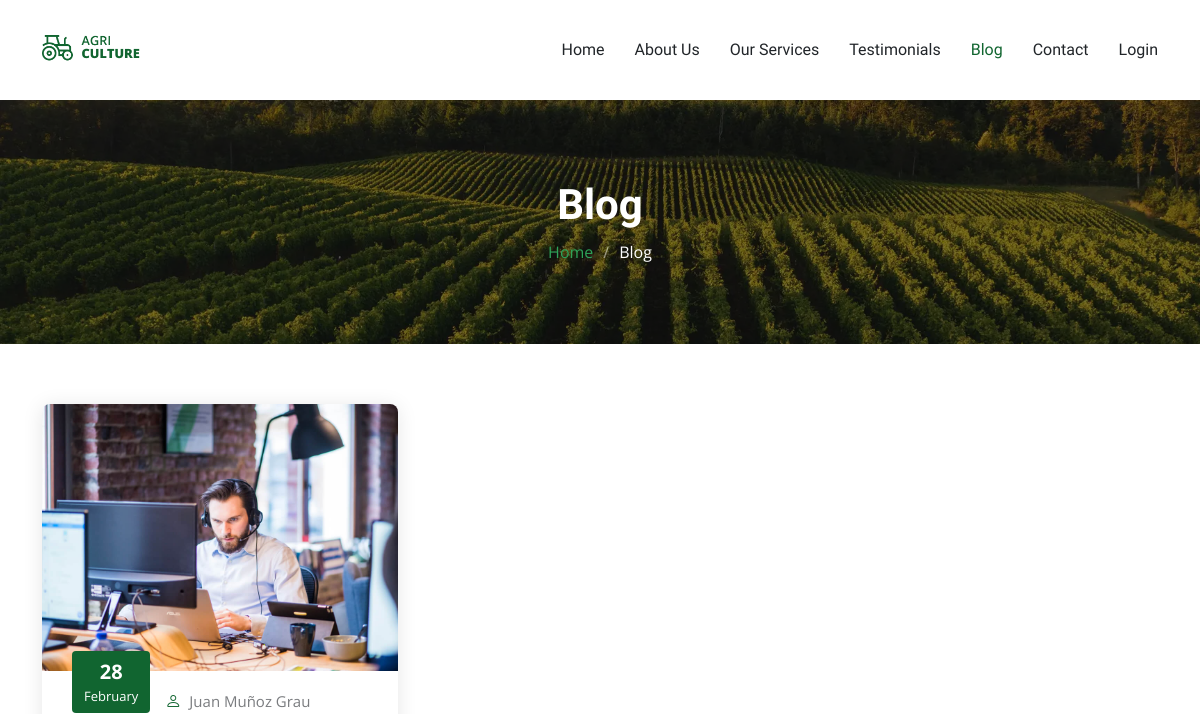
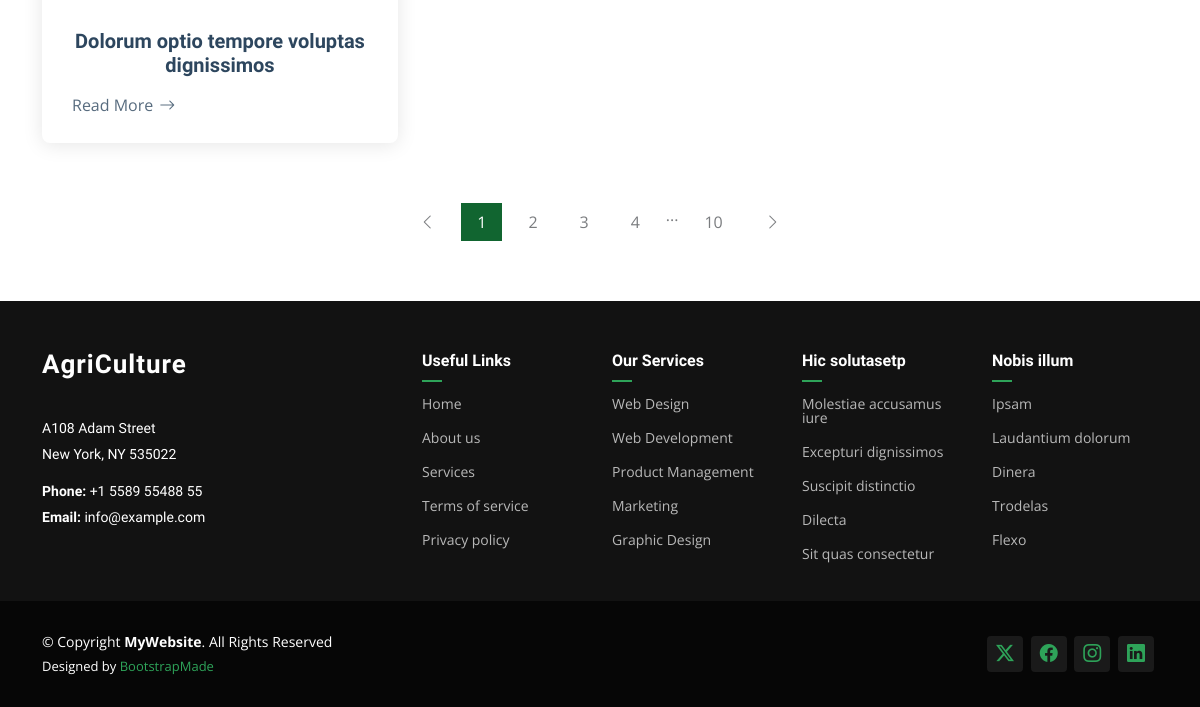
/blog/, run on an earlier commit of the app's database (2 pictures, top to bottom).
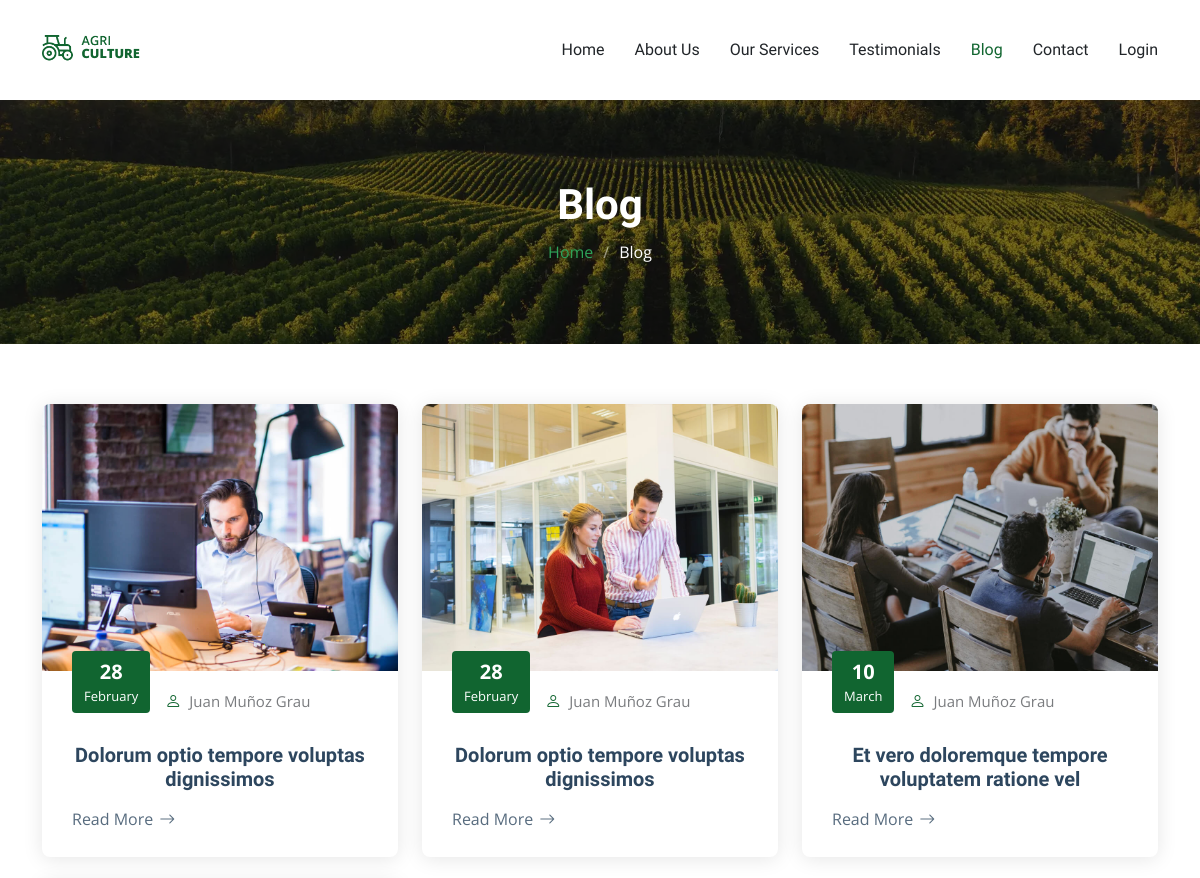
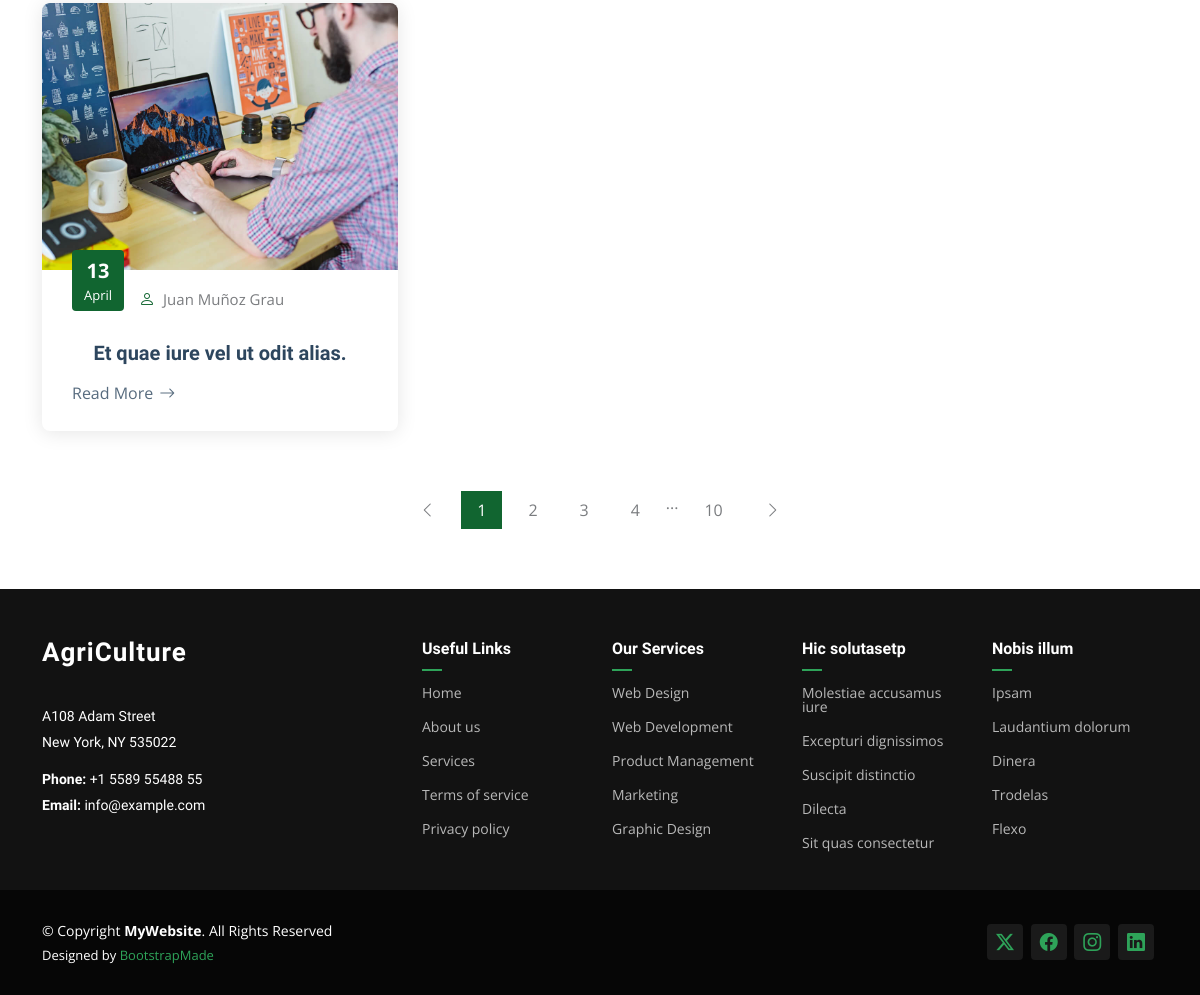
And on a later commit of the database (2 pictures, top to bottom).
### blog/models.py (models this page shows, shortened)
class Post(models.Model):
    title = models.CharField(max_length=200, verbose_name='Title')
    subtitle = models.CharField(max_length=200, verbose_name='Subtitle')
    relevant_text = models.CharField(max_length=50, verbose_name='Relevant Text', null=True, blank=True)
    content = models.TextField(verbose_name='Content')
    image = models.ImageField(verbose_name='Image', upload_to='posts', null=False, blank=False)
    author = models.ForeignKey(User, verbose_name='Author', on_delete=models.CASCADE)
    created_at = models.DateTimeField(auto_now_add=True, verbose_name='Creation Date')
    updated_at = models.DateTimeField(auto_now=True, verbose_name = 'Edition Date')
    published_at =  models.DateTimeField(verbose_name='Published Date', default=now)
    class Meta:
        verbose_name = "Post"
        verbose_name_plural = "Posts"
        ordering = ['-created_at']

### blog/views.py (the view)
# urls.py: path('', PostListView.as_view(), name='post-list'),
class PostListView(ListView):
    model = Post
    template_name = "blog/post_list.html"
    context_object_name = "posts"
    ordering = ["published_at"]
    paginate_by = 6
    def get_queryset(self):
        queryset = super().get_queryset()
        return queryset
    def get_context_data(self, **kwargs):
        context = super().get_context_data(**kwargs)
        return context

### blog/context_processors.py (called while the page is built)
def user_posts(request):
    if request.user.is_authenticated:
        posts = Post.objects.filter(author=request.user).order_by("-created_at", "-id")  # Posts del usuario logueado
    else:
        posts = None  # No hay usuario autenticado
    return {"user_posts": posts}

### core/templates/blog/post_list.html (shortened to what this page needs)
{% extends 'partials/base.html' %}
{% load static %}
{% block content %}
    {% include 'sections/page-title.html' with page_title="Blog" page_subtitle="Blog" %}
    <section id="blog-posts-2" class="blog-posts-2 section">
        <div class="container">
            <div class="row gy-4">
                {% for post in posts %}
                    <div class="col-lg-4">
                        <article class="position-relative h-100">
                            <div class="post-img position-relative overflow-hidden">
                                <img src="{{ post.image.url }}" class="img-fluid" alt="">
                            </div>
                            <div class="meta d-flex align-items-end">
                                <span class="post-date"><span>{{ post.published_at|date:"d" }}</span>{{ post.published_at|date:"F" }}</span>
                                <div class="d-flex align-items-center">
                                    <i class="bi bi-person"></i> <span class="ps-2">{{ post.author.first_name }} {{ post.author.last_name }}</span>
                                </div>
                            </div>
                            <div class="post-content d-flex flex-column">
                                <h3 class="post-title">{{ post.title }}</h3>
                                <a href="{% url 'post-detail' post.id %}" class="readmore stretched-link"><span>Read More</span><i class="bi bi-arrow-right"></i></a>
                            </div>
                        </article>
                    </div>
                {% endfor %}
            </div>
        </div>
    </section>
    <section id="blog-pagination" class="blog-pagination section">
        <div class="container">
            <div class="d-flex justify-content-center">
                <ul>
                    <li><a href="#"><i class="bi bi-chevron-left"></i></a></li>
                    <li><a href="#" class="active">1</a></li>
                    <li><a href="#">2</a></li>
                    <li><a href="#">3</a></li>
                    <li><a href="#">4</a></li>
                    <li>...</li>
                    <li><a href="#">10</a></li>
                    <li><a href="#"><i class="bi bi-chevron-right"></i></a></li>
                </ul>
            </div>
        </div>
    </section>
{% endblock content %}

### core/templates/partials/base.html (shortened to what this page needs)
{% load static %}
<!DOCTYPE html>
<html lang="en">
<head>
  <link href="{% static 'core/vendor/bootstrap/css/bootstrap.min.css' %}" rel="stylesheet">
  <link href="{% static 'core/vendor/bootstrap-icons/bootstrap-icons.css' %}" rel="stylesheet">
  <link href="{% static 'core/vendor/aos/aos.css' %}" rel="stylesheet">
  <link href="{% static 'core/vendor/swiper/swiper-bundle.min.css' %}" rel="stylesheet">
  <link href="{% static 'core/vendor/glightbox/css/glightbox.min.css' %}" rel="stylesheet">
  <link href="{% static 'core/css/main.css' %}" rel="stylesheet">
</head>
<body class="index-page">
  <header id="header" class="header d-flex align-items-center position-relative">
    <div class="container-fluid container-xl position-relative d-flex align-items-center justify-content-between">
        <a href="index.html" class="logo d-flex align-items-center">
            <img src="{% static 'core/img/logo.png' %}" alt="AgriCulture">
        </a>
        <nav id="navmenu" class="navmenu">
            <ul>
              <li><a href="{% url 'index' %}" class="{% if request.path == '/' %}active{% endif %}">Home</a></li>
              <li><a href="{% url 'about' %}" class="{% if request.path == '/about/' %}active{% endif %}">About Us</a></li>
              <li><a href="{% url 'services' %}" class="{% if request.path == '/services/' %}active{% endif %}">Our Services</a></li>
              <li><a href="{% url 'testimonials' %}" class="{% if request.path == '/testimonials/' %}active{% endif %}">Testimonials</a></li>
              <li><a href="{% url 'post-list' %}" class="{% if request.path == '/blog/' %}active{% endif %}">Blog</a></li>
              <li><a href="{% url 'contact' %}" class="{% if request.path == '/contact/' %}active{% endif %}">Contact</a></li>
              {% if not request.user.is_authenticated %}
                <li><a href="{% url 'login' %}" class="{% if request.path == '/accounts/login/' %}active{% endif %}">Login</a></li>
              {% endif %}
            </ul>
        </nav>
    </div>
  </header>
  <main class="main">
    {% block content %}{% endblock content %}
  </main>
  <footer id="footer" class="footer dark-background">
    <div class="footer-top">
      <div class="container">
        <div class="row gy-4">
          <div class="col-lg-4 col-md-6 footer-about">
            <a href="index.html" class="logo d-flex align-items-center">
              <span class="sitename">AgriCulture</span>
            </a>
            <div class="footer-contact pt-3">
              <p>A108 Adam Street</p>
              <p>New York, NY 535022</p>
              <p class="mt-3"><strong>Phone:</strong> <span>+1 5589 55488 55</span></p>
              <p><strong>Email:</strong> <span>info@example.com</span></p>
            </div>
          </div>
          <div class="col-lg-2 col-md-3 footer-links">
            <h4>Useful Links</h4>
            <ul>
              <li><a href="#">Home</a></li>
              <li><a href="#">About us</a></li>
              <li><a href="#">Services</a></li>
              <li><a href="#">Terms of service</a></li>
              <li><a href="#">Privacy policy</a></li>
            </ul>
          </div>
          <div class="col-lg-2 col-md-3 footer-links">
            <h4>Our Services</h4>
            <ul>
              <li><a href="#">Web Design</a></li>
              <li><a href="#">Web Development</a></li>
              <li><a href="#">Product Management</a></li>
              <li><a href="#">Marketing</a></li>
              <li><a href="#">Graphic Design</a></li>
            </ul>
          </div>
          <div class="col-lg-2 col-md-3 footer-links">
            <h4>Hic solutasetp</h4>
            <ul>
              <li><a href="#">Molestiae accusamus iure</a></li>
              <li><a href="#">Excepturi dignissimos</a></li>
              <li><a href="#">Suscipit distinctio</a></li>
              <li><a href="#">Dilecta</a></li>
              <li><a href="#">Sit quas consectetur</a></li>
            </ul>
          </div>
          <div class="col-lg-2 col-md-3 footer-links">
            <h4>Nobis illum</h4>
            <ul>
              <li><a href="#">Ipsam</a></li>
              <li><a href="#">Laudantium dolorum</a></li>
              <li><a href="#">Dinera</a></li>
              <li><a href="#">Trodelas</a></li>
              <li><a href="#">Flexo</a></li>
            </ul>
          </div>
        </div>
      </div>
    </div>
    <div class="copyright text-center">
      <div class="container d-flex flex-column flex-lg-row justify-content-center justify-content-lg-between align-items-center">
        <div class="d-flex flex-column align-items-center align-items-lg-start">
          <div>
            © Copyright <strong><span>MyWebsite</span></strong>. All Rights Reserved
          </div>
          <div class="credits">
            Designed by <a href="https://bootstrapmade.com/">BootstrapMade</a>
          </div>
        </div>
        <div class="social-links order-first order-lg-last mb-3 mb-lg-0">
          <a href=""><i class="bi bi-twitter-x"></i></a>
          <a href=""><i class="bi bi-facebook"></i></a>
          <a href=""><i class="bi bi-instagram"></i></a>
          <a href=""><i class="bi bi-linkedin"></i></a>
        </div>
      </div>
    </div>
  </footer>
</body>
</html>

### core/templates/sections/page-title.html
{% load static %}
<div class="page-title dark-background" data-aos="fade" style="background-image: url({% static 'core/img/page-title-bg.webp' %});">
    <div class="container position-relative">
        <h1>{{ page_title }}</h1>
        <nav class="breadcrumbs">
        <ol>
            <li><a href="{% url 'index' %}">Home</a></li>
            <li class="current">{{ page_subtitle }}</li>
        </ol>
        </nav>
    </div>
</div>

What changed in the data, as far as the page shows it:
added Post: image (picture), published_at "28", published_at "February", author.first_name "Juan", author.last_name "Muñoz Grau", title "Dolorum optio tempore voluptas dignissimos"
added Post: image (picture), published_at "10", published_at "March", author.first_name "Juan", author.last_name "Muñoz Grau", title "Et vero doloremque tempore voluptatem ratione vel"
added Post: image (picture), published_at "13", published_at "April", author.first_name "Juan", author.last_name "Muñoz Grau", title "Et quae iure vel ut odit alias."
